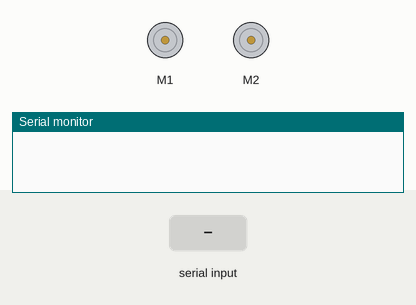
A sketch run on a simulated Arduino Uno, built with avr-gcc and run on an emulated ATmega328P. Shown: 2 × DC motor (green arrow = forward, orange = backward, longer = faster), the last lines printed to the serial monitor. Inputs (shaded band) come from the test bench.

Above: at 1.2 s.
1.3 s: "1" received over Serial
At 1.8 s:
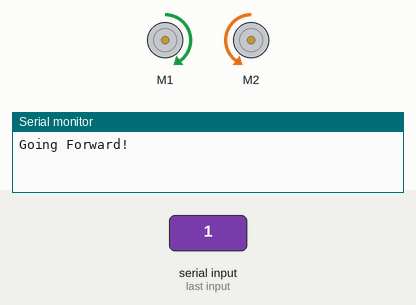
5.8 s: "0" received over Serial
At 6.6 s:
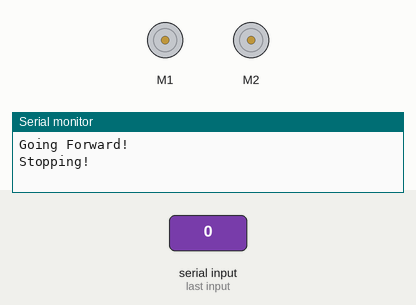
Timing chart, 0 to 8.8 s (numbered marks = the images above; inputs shaded):
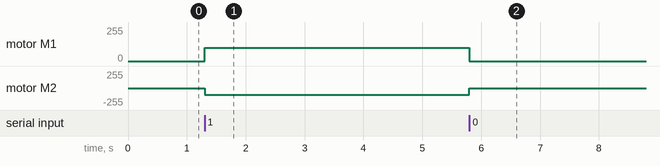

Measured:
- after the input at 1.3 s, motor M1: stopped → forward 100/255 at once; motor M2: stopped → backward 100/255 at once
- after the input at 5.8 s, motor M1: forward 100/255 → stopped at once; motor M2: backward 100/255 → stopped at once

The sketch:

Bt_Motor_Comm_Test.ino
```cpp
#include <Wire.h>
#include <Adafruit_MotorShield.h>

Adafruit_MotorShield AFMS = Adafruit_MotorShield();

int state = 0;
int flag = 0;

Adafruit_DCMotor *motorR = AFMS.getMotor(1);
Adafruit_DCMotor *motorL = AFMS.getMotor(2);

void setup() {
  // put your setup code here, to run once:
  Serial.begin(9600);

  AFMS.begin();  // create with the default frequency 1.6KHz

  motorR->setSpeed (150);
  motorR->run(FORWARD);
  motorR->run(RELEASE);

  motorL->setSpeed (150);
  motorL->run(FORWARD);
  motorL->run(RELEASE);

}

void loop() {
  // put your main code here, to run repeatedly:

  if(Serial.available() > 0) {
    state = Serial.read();
    flag=0;
  }


  if (state == '0') {
    motorR->run(RELEASE);
    motorL->run(RELEASE);
    motorR->run(FORWARD);
    motorL->run(BACKWARD);
    motorR->setSpeed(0);
    motorL->setSpeed(0);
    if(flag == 0){
      Serial.println("Stopping!");
      flag = 1;
    }
  }
  // if the state is 1 the led will turn on
  else if (state == '1') {
    motorR->run(RELEASE);
    motorL->run(RELEASE);
    motorR->run(FORWARD);
    motorL->run(BACKWARD);
    motorR->setSpeed(100);
    motorL->setSpeed(100);
    if(flag == 0){
      Serial.println("Going Forward!");
      flag = 1;
    }
  }
}
```
